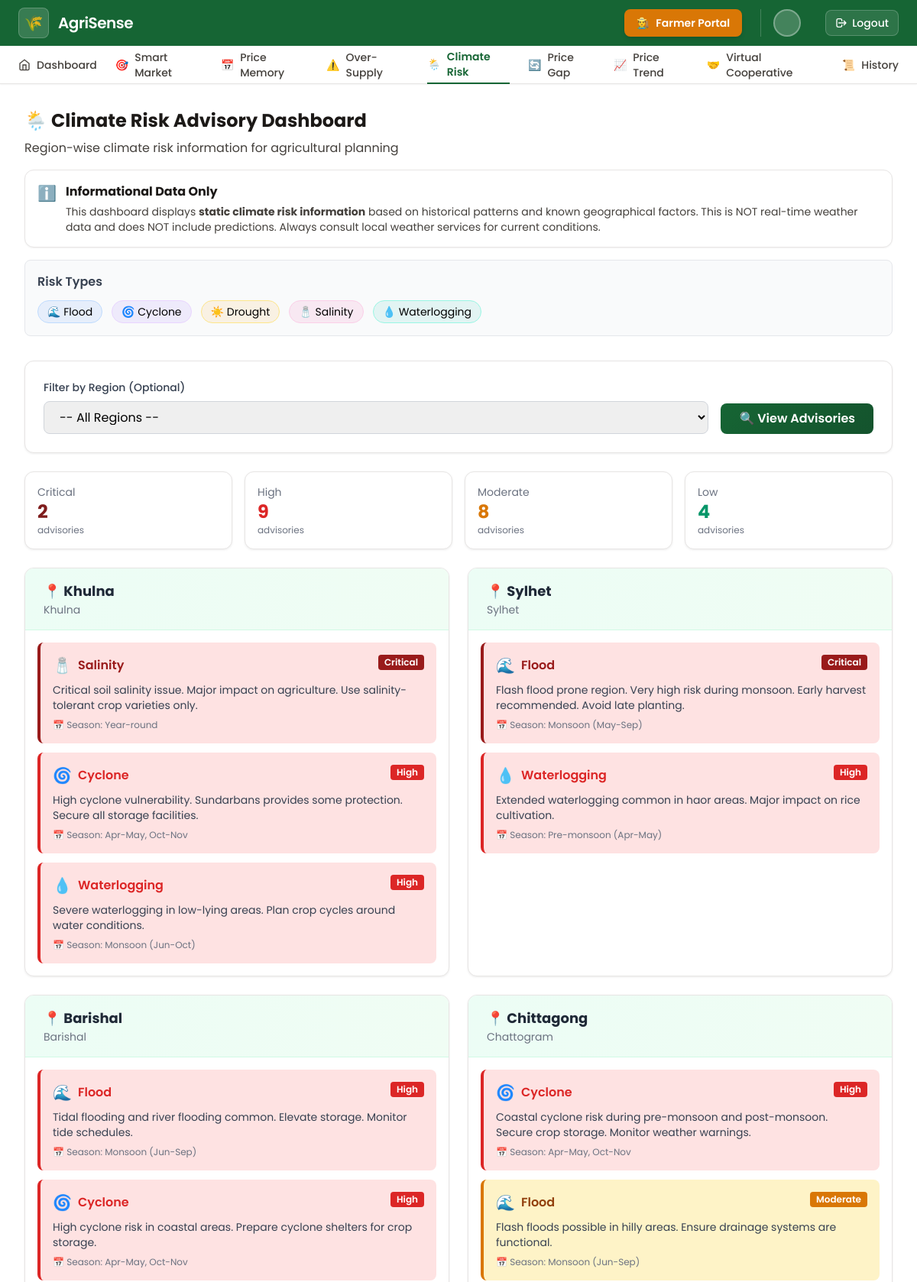
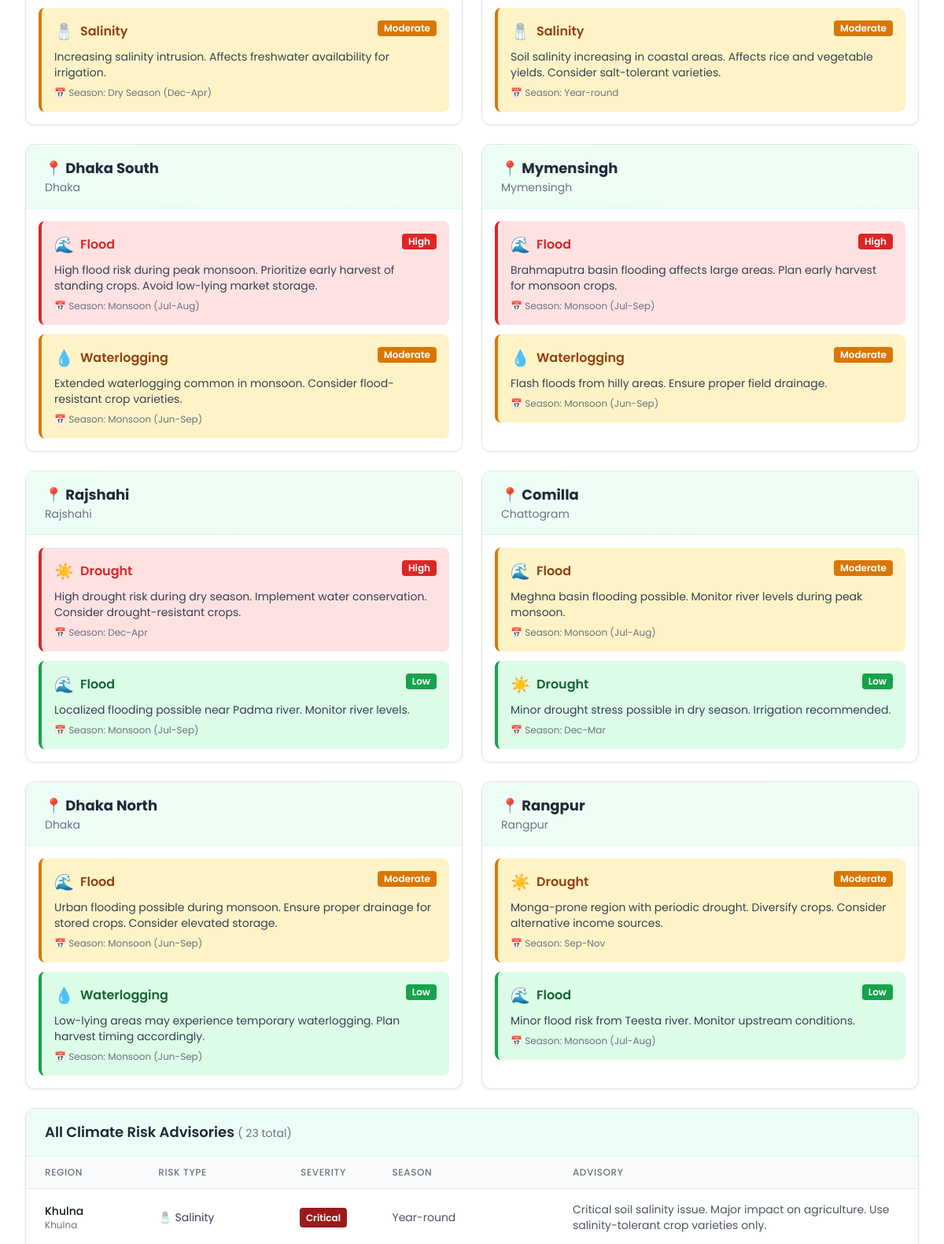
Screenshot of /pages/climate_risk_dashboard.php (signed in, upper part) with the database file from the repository (2 pictures, top to bottom).
### tables this page shows
CREATE TABLE IF NOT EXISTS climate_risk (
    risk_id INT PRIMARY KEY AUTO_INCREMENT,
    region_id INT NOT NULL,
    risk_type ENUM('Flood', 'Salinity', 'Drought', 'Cyclone', 'Waterlogging') NOT NULL,
    severity ENUM('Low', 'Moderate', 'High', 'Critical') DEFAULT 'Moderate',
    advisory_text VARCHAR(500) NOT NULL,
    season VARCHAR(50),
    created_at TIMESTAMP DEFAULT CURRENT_TIMESTAMP,
    FOREIGN KEY (region_id) REFERENCES regions(region_id)
);

CREATE TABLE IF NOT EXISTS regions (
    region_id INT PRIMARY KEY AUTO_INCREMENT,
    region_name VARCHAR(100) NOT NULL,
    state VARCHAR(100) NOT NULL,
    created_at TIMESTAMP DEFAULT CURRENT_TIMESTAMP
);

### pages/climate_risk_dashboard.php (the view, shortened to what this page needs)
<?php
$results = [];
$tableExists = false;
$pdo = getConnection();
if ($pdo) {
    try {
        $checkTable = $pdo->query("SHOW TABLES LIKE 'climate_risk'");
        $tableExists = $checkTable->rowCount() > 0;
    } catch (PDOException $e) {
        $error = "Database Error: " . $e->getMessage();
    }
}
if ($tableExists && ($_SERVER['REQUEST_METHOD'] === 'POST' || isset($_GET['view']))) {
    $selectedRegion = isset($_POST['region_id']) ? (int) $_POST['region_id'] : null;
    $sql = "
        SELECT
            r.region_id,
            r.region_name,
            r.state,
            cr.risk_type,
            cr.severity,
            cr.advisory_text,
            cr.season
        FROM
            climate_risk cr
            JOIN regions r ON cr.region_id = r.region_id
    ";
    $params = [];
    if ($selectedRegion) {
        $sql .= " WHERE r.region_id = :region_id ";
        $params['region_id'] = $selectedRegion;
    }
    $sql .= "
        ORDER BY
            FIELD(cr.severity, 'Critical', 'High', 'Moderate', 'Low'),
            r.region_name,
            cr.risk_type
    ";
    if ($pdo) {
        try {
            $stmt = $pdo->prepare($sql);
            $stmt->execute($params);
            $results = $stmt->fetchAll();
        } catch (PDOException $e) {
            $error = "Query Error: " . $e->getMessage();
        }
    }
} elseif ($tableExists) {
    $sql = "
        SELECT
            r.region_id,
            r.region_name,
            r.state,
            cr.risk_type,
            cr.severity,
            cr.advisory_text,
            cr.season
        FROM
            climate_risk cr
            JOIN regions r ON cr.region_id = r.region_id
        ORDER BY
            FIELD(cr.severity, 'Critical', 'High', 'Moderate', 'Low'),
            r.region_name,
            cr.risk_type
    ";
    if ($pdo) {
        try {
            $stmt = $pdo->query($sql);
            $results = $stmt->fetchAll();
        } catch (PDOException $e) {
            $error = "Query Error: " . $e->getMessage();
        }
    }
}
$groupedResults = [];
foreach ($results as $row) {
    $regionId = $row['region_id'];
    if (!isset($groupedResults[$regionId])) {
        $groupedResults[$regionId] = [
            'region_name' => $row['region_name'],
            'state' => $row['state'],
            'risks' => []
        ];
    }
    $groupedResults[$regionId]['risks'][] = $row;
}
?>
<?php include __DIR__ . '/../dashboard/partials/header.php'; ?>
    <main class="max-w-7xl mx-auto px-4 sm:px-6 lg:px-8 py-8">
        <div class="mb-8">
            <h1 class="text-2xl font-bold text-heading mb-2">🌦️ Climate Risk Advisory Dashboard</h1>
            <p class="text-body">Region-wise climate risk information for agricultural planning</p>
            <div class="mt-4 p-4 bg-white rounded-xl border border-border shadow-sm">
                <div class="flex items-start gap-3">
                    <span class="text-xl">ℹ️</span>
                    <div>
                        <h3 class="font-bold text-heading mb-1">Informational Data Only</h3>
                        <p class="text-sm text-body">
                            This dashboard displays <strong>static climate risk information</strong> based on historical
                            patterns
                            and known geographical factors. This is NOT real-time weather data and does NOT include
                            predictions.
                            Always consult local weather services for current conditions.
                        </p>
                    </div>
                </div>
            </div>
            <div class="mt-4 p-4 bg-gray-50 rounded-lg border border-gray-200">
                <h3 class="font-semibold text-gray-700 mb-3">Risk Types</h3>
                <div class="flex flex-wrap gap-3">
                    <span class="px-3 py-1 rounded-full text-sm risk-flood border border-blue-200">🌊 Flood</span>
                    <span class="px-3 py-1 rounded-full text-sm risk-cyclone border border-purple-200">🌀 Cyclone</span>
                    <span class="px-3 py-1 rounded-full text-sm risk-drought border border-amber-200">☀️ Drought</span>
                    <span class="px-3 py-1 rounded-full text-sm risk-salinity border border-pink-200">🧂 Salinity</span>
                    <span class="px-3 py-1 rounded-full text-sm risk-waterlogging border border-teal-200">💧
                        Waterlogging</span>
                </div>
            </div>
        </div>
        <div class="glass-card rounded-xl p-6 mb-6">
            <form method="POST" class="flex flex-col sm:flex-row items-start sm:items-end gap-4">
                <div class="flex-1">
                    <label for="region_id" class="block text-sm font-medium text-gray-700 mb-2">
                        Filter by Region (Optional)
                    </label>
                    <select id="region_id" name="region_id"
                        class="w-full px-4 py-2 border border-gray-300 rounded-lg focus:outline-none focus:ring-2 focus:ring-emerald-500 focus:border-transparent">
                        <option value="">-- All Regions --</option>
                    </select>
                </div>
                <button type="submit" class="px-6 py-2 btn-primary rounded-lg font-medium">
                    🔍 View Advisories
                </button>
            </form>
        </div>
        <?php if (!empty($groupedResults)): ?>
            <?php
            $criticalCount = count(array_filter($results, fn($r) => $r['severity'] === 'Critical'));
            $highCount = count(array_filter($results, fn($r) => $r['severity'] === 'High'));
            $moderateCount = count(array_filter($results, fn($r) => $r['severity'] === 'Moderate'));
            $lowCount = count(array_filter($results, fn($r) => $r['severity'] === 'Low'));
            ?>
            <div class="grid grid-cols-2 md:grid-cols-4 gap-4 mb-6">
                <div class="glass-card rounded-xl p-4 border-l-4 border-red-900">
                    <p class="text-sm text-gray-500">Critical</p>
                    <p class="text-2xl font-bold text-red-900">
                        <?= $criticalCount ?>
                    </p>
                    <p class="text-xs text-gray-500">advisories</p>
                </div>
                <div class="glass-card rounded-xl p-4 border-l-4 border-red-500">
                    <p class="text-sm text-gray-500">High</p>
                    <p class="text-2xl font-bold text-red-600">
                        <?= $highCount ?>
                    </p>
                    <p class="text-xs text-gray-500">advisories</p>
                </div>
                <div class="glass-card rounded-xl p-4 border-l-4 border-amber-500">
                    <p class="text-sm text-gray-500">Moderate</p>
                    <p class="text-2xl font-bold text-amber-600">
                        <?= $moderateCount ?>
                    </p>
                    <p class="text-xs text-gray-500">advisories</p>
                </div>
                <div class="glass-card rounded-xl p-4 border-l-4 border-emerald-500">
                    <p class="text-sm text-gray-500">Low</p>
                    <p class="text-2xl font-bold text-emerald-600">
                        <?= $lowCount ?>
                    </p>
                    <p class="text-xs text-gray-500">advisories</p>
                </div>
            </div>
            <div class="grid grid-cols-1 lg:grid-cols-2 gap-6">
                <?php foreach ($groupedResults as $regionId => $region): ?>
                    <div class="glass-card rounded-xl overflow-hidden">
                        <div class="px-6 py-4 bg-gradient-to-r from-emerald-50 to-green-50 border-b border-emerald-100">
                            <h2 class="text-lg font-bold text-gray-800">
                                📍
                                <?= htmlspecialchars($region['region_name']) ?>
                            </h2>
                            <p class="text-sm text-gray-500">
                                <?= htmlspecialchars($region['state']) ?>
                            </p>
                        </div>
                        <div class="p-4 space-y-3">
                            <?php foreach ($region['risks'] as $risk): ?>
                                <?php
                                $riskIcon = match ($risk['risk_type']) {
                                    'Flood' => '🌊',
                                    'Cyclone' => '🌀',
                                    'Drought' => '☀️',
                                    'Salinity' => '🧂',
                                    'Waterlogging' => '💧',
                                    default => '⚠️'
                                };
                                $severityClass = match ($risk['severity']) {
                                    'Critical' => 'severity-critical',
                                    'High' => 'severity-high',
                                    'Moderate' => 'severity-moderate',
                                    default => 'severity-low'
                                };
                                $badgeClass = match ($risk['severity']) {
                                    'Critical' => 'badge-critical',
                                    'High' => 'badge-high',
                                    'Moderate' => 'badge-moderate',
                                    default => 'badge-low'
                                };
                                ?>
                                <div class="p-4 rounded-lg <?= $severityClass ?>">
                                    <div class="flex items-start justify-between mb-2">
                                        <div class="flex items-center gap-2">
                                            <span class="text-xl">
                                                <?= $riskIcon ?>
                                            </span>
                                            <span class="font-semibold">
                                                <?= htmlspecialchars($risk['risk_type']) ?>
                                            </span>
                                        </div>
                                        <span class="px-2 py-0.5 rounded text-xs font-bold <?= $badgeClass ?>">
                                            <?= $risk['severity'] ?>
                                        </span>
                                    </div>
                                    <p class="text-sm text-gray-700 mb-2">
                                        <?= htmlspecialchars($risk['advisory_text']) ?>
                                    </p>
                                    <?php if ($risk['season']): ?>
                                        <p class="text-xs text-gray-500">
                                            📅 Season:
                                            <?= htmlspecialchars($risk['season']) ?>
                                        </p>
                                    <?php endif; ?>
                                </div>
                            <?php endforeach; ?>
                        </div>
                    </div>
                <?php endforeach; ?>
            </div>
            <div class="glass-card rounded-xl overflow-hidden mt-6">
                <div class="px-6 py-4 border-b border-emerald-100 bg-emerald-50">
                    <h2 class="text-lg font-semibold text-gray-800">
                        All Climate Risk Advisories
                        <span class="text-sm font-normal text-gray-500">
                            (
                            <?= count($results) ?> total)
                        </span>
                    </h2>
                </div>
                <div class="overflow-x-auto">
                    <table class="min-w-full divide-y divide-gray-200">
                        <thead class="bg-gray-50">
                            <tr>
                                <th class="px-6 py-3 text-left text-xs font-medium text-gray-500 uppercase tracking-wider">
                                    Region</th>
                                <th class="px-6 py-3 text-left text-xs font-medium text-gray-500 uppercase tracking-wider">
                                    Risk Type</th>
                                <th
                                    class="px-6 py-3 text-center text-xs font-medium text-gray-500 uppercase tracking-wider">
                                    Severity</th>
                                <th class="px-6 py-3 text-left text-xs font-medium text-gray-500 uppercase tracking-wider">
                                    Season</th>
                                <th class="px-6 py-3 text-left text-xs font-medium text-gray-500 uppercase tracking-wider">
                                    Advisory</th>
                            </tr>
                        </thead>
                        <tbody class="divide-y divide-gray-200">
                            <?php foreach ($results as $row): ?>
                                <?php
                                $riskIcon = match ($row['risk_type']) {
                                    'Flood' => '🌊',
                                    'Cyclone' => '🌀',
                                    'Drought' => '☀️',
                                    'Salinity' => '🧂',
                                    'Waterlogging' => '💧',
                                    default => '⚠️'
                                };
                                $badgeClass = match ($row['severity']) {
                                    'Critical' => 'badge-critical',
                                    'High' => 'badge-high',
                                    'Moderate' => 'badge-moderate',
                                    default => 'badge-low'
                                };
                                ?>
                                <tr class="hover:bg-gray-50">
                                    <td class="px-6 py-4 whitespace-nowrap">
                                        <div class="text-sm font-medium text-gray-900">
                                            <?= htmlspecialchars($row['region_name']) ?>
                                        </div>
                                        <div class="text-xs text-gray-500">
                                            <?= htmlspecialchars($row['state']) ?>
                                        </div>
                                    </td>
                                    <td class="px-6 py-4 whitespace-nowrap text-sm text-gray-700">
                                        <?= $riskIcon ?>
                                        <?= htmlspecialchars($row['risk_type']) ?>
                                    </td>
                                    <td class="px-6 py-4 whitespace-nowrap text-center">
                                        <span class="px-2 py-1 rounded text-xs font-bold <?= $badgeClass ?>">
                                            <?= $row['severity'] ?>
                                        </span>
                                    </td>
                                    <td class="px-6 py-4 whitespace-nowrap text-sm text-gray-600">
                                        <?= htmlspecialchars($row['season'] ?? 'Year-round') ?>
                                    </td>
                                    <td class="px-6 py-4 text-sm text-gray-600 max-w-md">
                                        <?= htmlspecialchars($row['advisory_text']) ?>
                                    </td>
                                </tr>
                            <?php endforeach; ?>
                        </tbody>
                    </table>
                </div>
            </div>
        <?php endif; ?>
    </main>
<?php include __DIR__ . '/../dashboard/partials/footer.php'; ?>

### rows the page displays
climate_risk: risk_type "🧂", risk_type "Salinity", severity "Critical", advisory_text "Critical soil salinity issue. Major impact on agriculture. Use salinity-tolerant crop varieties only.", season "Year-round", region.region_name "Khulna", region.state "Khulna"
climate_risk: risk_type "🌀", risk_type "Cyclone", severity "High", advisory_text "High cyclone vulnerability. Sundarbans provides some protection. Secure all storage facilities.", season "Apr-May, Oct-Nov"
climate_risk: risk_type "💧", risk_type "Waterlogging", severity "High", advisory_text "Severe waterlogging in low-lying areas. Plan crop cycles around water conditions.", season "Monsoon (Jun-Oct)"
climate_risk: risk_type "🌊", risk_type "Flood", severity "Critical", advisory_text "Flash flood prone region. Very high risk during monsoon. Early harvest recommended. Avoid late planting.", season "Monsoon (May-Sep)"
climate_risk: risk_type "💧", risk_type "Waterlogging", severity "High", advisory_text "Extended waterlogging common in haor areas. Major impact on rice cultivation.", season "Pre-monsoon (Apr-May)"
climate_risk: risk_type "🌊", risk_type "Flood", severity "High", advisory_text "Tidal flooding and river flooding common. Elevate storage. Monitor tide schedules.", season "Monsoon (Jun-Sep)"
climate_risk: risk_type "🌀", risk_type "Cyclone", severity "High", advisory_text "High cyclone risk in coastal areas. Prepare cyclone shelters for crop storage.", season "Apr-May, Oct-Nov"
climate_risk: risk_type "🧂", risk_type "Salinity", severity "Moderate", advisory_text "Increasing salinity intrusion. Affects freshwater availability for irrigation.", season "Dry Season (Dec-Apr)"
climate_risk: risk_type "🌀", risk_type "Cyclone", severity "High", advisory_text "Coastal cyclone risk during pre-monsoon and post-monsoon. Secure crop storage. Monitor weather warnings.", season "Apr-May, Oct-Nov"
climate_risk: risk_type "🌊", risk_type "Flood", severity "Moderate", advisory_text "Flash floods possible in hilly areas. Ensure drainage systems are functional.", season "Monsoon (Jun-Sep)"
climate_risk: risk_type "🧂", risk_type "Salinity", severity "Moderate", advisory_text "Soil salinity increasing in coastal areas. Affects rice and vegetable yields. Consider salt-tolerant varieties.", season "Year-round"
climate_risk: risk_type "🌊", risk_type "Flood", severity "High", advisory_text "High flood risk during peak monsoon. Prioritize early harvest of standing crops. Avoid low-lying market storage.", season "Monsoon (Jul-Aug)"
climate_risk: risk_type "💧", risk_type "Waterlogging", severity "Moderate", advisory_text "Extended waterlogging common in monsoon. Consider flood-resistant crop varieties.", season "Monsoon (Jun-Sep)"
climate_risk: risk_type "🌊", risk_type "Flood", severity "High", advisory_text "Brahmaputra basin flooding affects large areas. Plan early harvest for monsoon crops.", season "Monsoon (Jul-Sep)"
climate_risk: risk_type "💧", risk_type "Waterlogging", severity "Moderate", advisory_text "Flash floods from hilly areas. Ensure proper field drainage.", season "Monsoon (Jun-Sep)"
climate_risk: risk_type "☀️", risk_type "Drought", severity "High", advisory_text "High drought risk during dry season. Implement water conservation. Consider drought-resistant crops.", season "Dec-Apr"
climate_risk: risk_type "🌊", risk_type "Flood", severity "Low", advisory_text "Localized flooding possible near Padma river. Monitor river levels.", season "Monsoon (Jul-Sep)"
climate_risk: risk_type "🌊", risk_type "Flood", severity "Moderate", advisory_text "Meghna basin flooding possible. Monitor river levels during peak monsoon.", season "Monsoon (Jul-Aug)"
climate_risk: risk_type "☀️", risk_type "Drought", severity "Low", advisory_text "Minor drought stress possible in dry season. Irrigation recommended.", season "Dec-Mar"
climate_risk: risk_type "🌊", risk_type "Flood", severity "Moderate", advisory_text "Urban flooding possible during monsoon. Ensure proper drainage for stored crops. Consider elevated storage.", season "Monsoon (Jun-Sep)"
climate_risk: risk_type "💧", risk_type "Waterlogging", severity "Low", advisory_text "Low-lying areas may experience temporary waterlogging. Plan harvest timing accordingly.", season "Monsoon (Jun-Sep)"
climate_risk: risk_type "☀️", risk_type "Drought", severity "Moderate", advisory_text "Monga-prone region with periodic drought. Diversify crops. Consider alternative income sources.", season "Sep-Nov"
climate_risk: risk_type "🌊", risk_type "Flood", severity "Low", advisory_text "Minor flood risk from Teesta river. Monitor upstream conditions.", season "Monsoon (Jul-Aug)"

### other values shown
$criticalCount "2"
$highCount "9"
$moderateCount "8"
$lowCount "4"
$region['region_name'] "Khulna"
$region['state'] "Khulna"
$region['region_name'] "Sylhet"
$region['state'] "Sylhet"
$region['region_name'] "Barishal"
$region['state'] "Barishal"
$region['region_name'] "Chittagong"
$region['state'] "Chattogram"
$region['region_name'] "Dhaka South"
$region['state'] "Dhaka"
$region['region_name'] "Mymensingh"
